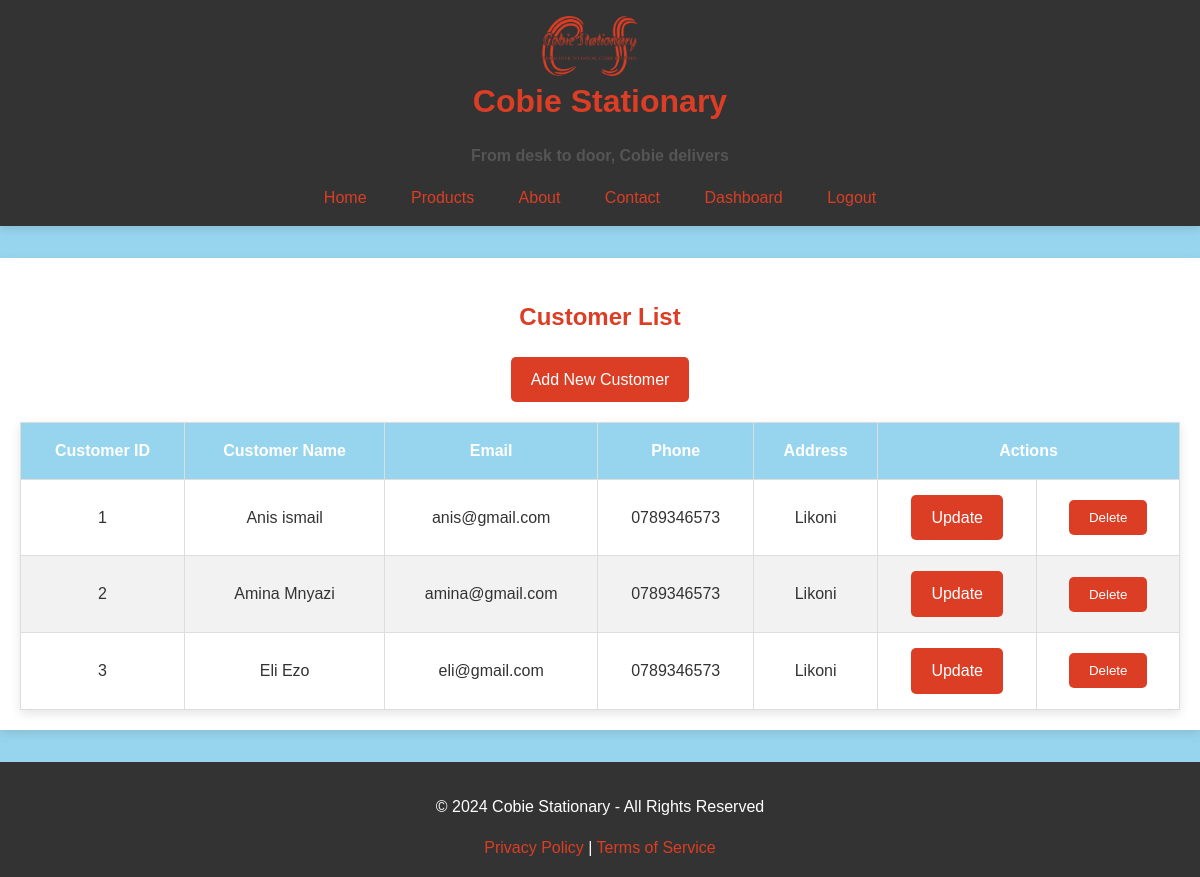
The app's page /reg/view/customers (signed in) with its own data.
### app/models.py (models this page shows, shortened)
class Customer(db.Model):
    __tablename__ = 'customers'
    customer_id = db.Column(db.Integer, primary_key=True, autoincrement=True)
    customer_name = db.Column(db.String(255), nullable=False)
    email = db.Column(db.String(255), nullable=True)
    phone = db.Column(db.String(20), nullable=True)
    address = db.Column(db.Text, nullable=True)
    password = db.Column(db.String(255), nullable=True)
    sales = db.relationship('Sale', backref='customer', lazy=True)
    cart = db.relationship('Cart', backref='customer', uselist=False)  # Each customer can have one cart
    orders = db.relationship('Order', backref='customer', lazy=True)  # Each customer can have many orders

### app/reg/routes.py (the view)
@reg_bp.route('/view/customers')
@login_required
def view_customers():
    customers = Customer.query.all()
    return render_template('view_customers.html',customers=customers)

### app/reg/templates/view_customers.html (shortened to what this page needs)
{% extends 'base.html' %}
{% block head %}
<link rel="stylesheet" href="{{ url_for('static', filename='css/tables.css') }}">
{% endblock %}
{% block content %}
    <h2>Customer List</h2>
    <a href="{{ url_for('reg.add_customer') }}" class="btn btn-primary mb-3">Add New Customer</a>
    <table class="table table-striped">
        <thead>
            <tr>
                <th>Customer ID</th>
                <th>Customer Name</th>
                <th>Email</th>
                <th>Phone</th>
                <th>Address</th>
                <th colspan="2">Actions</th>
            </tr>
        </thead>
        <tbody>
            {% for customer in customers %}
            <tr>
                <td>{{ customer.customer_id }}</td>
                <td>{{ customer.customer_name }}</td>
                <td>{{ customer.email }}</td>
                <td>{{ customer.phone }}</td>
                <td>{{ customer.address }}</td>
                <td>
                    <a href="{{ url_for('reg.update_customer', customer_id=customer.customer_id) }}" class="btn btn-warning">Update</a>
                </td>
                <td>
                    <form action="{{ url_for('reg.delete_customer', customer_id=customer.customer_id) }}" method="POST" onsubmit="return confirm('Are you sure you want to delete this customer?');">
                        <button type="submit" class="btn btn-danger">Delete</button>
                    </form>
                </td>
            </tr>
            {% endfor %}
        </tbody>
    </table>
{% endblock %}

### app/static/css/styles.css (style rules this page uses)
body { background-color: #97D5EE; color: #DB3E25; font-family: 'Arial', sans-serif; margin: 0; padding: 0; line-height: 1.6; text-align: center; }

### app/static/css/tables.css (style rules this page uses)
.table { width: 100%; border-collapse: collapse; margin-top: 20px; box-shadow: 0px 4px 10px rgba(0, 0, 0, 0.1); }
.table th, .table td { padding: 15px; border: 1px solid #ddd; text-align: center; }
.table th { background-color: #97D5EE; color: #ffffff; font-weight: bold; }
.table tbody tr:nth-child(even) { background-color: #f2f2f2; }
.table tbody td { color: #333333; }
.btn { padding: 10px 20px; background-color: #DB3E25; color: #ffffff; border: none; border-radius: 5px; cursor: pointer; text-decoration: none; display: inline-block; transition: background-color 0.3s ease; }

### records on screen
Customer: customer_id "1", customer_name "Anis ismail", email "anis@gmail.com", phone "0789346573", address "Likoni"
Customer: customer_id "2", customer_name "Amina Mnyazi", email "amina@gmail.com", phone "0789346573", address "Likoni"
Customer: customer_id "3", customer_name "Eli Ezo", email "eli@gmail.com", phone "0789346573", address "Likoni"
